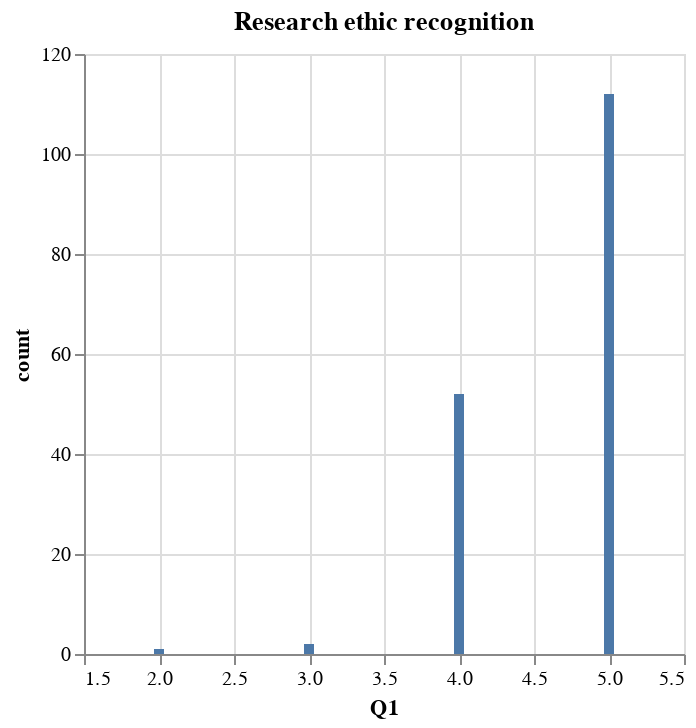

Write notebook code for a chart like this one.
### Code cell
# 
# 가. 연구자의 연구윤리 인식과 실천의 중요성 인식 
# Research ethic recognition
# 
rer_value_counts = df.select(pl.col("Q1").value_counts(sort=True))
ResearchEthicRecognition = rer_value_counts.unnest("Q1")

alt.Chart(ResearchEthicRecognition).mark_bar().encode(
    x="Q1",
    y="count"
).properties(
    title="Research ethic recognition"
)

### Figure 1 — Vega-Lite specification as saved in the notebook (floating-point values rounded to 4 significant figures)
{"config": {"view": {"continuousWidth": 300, "continuousHeight": 300}}, "data": {"name": "data-3615fc6c63944b0452d41cbaa3ec53dc"}, "mark": {"type": "bar"}, "encoding": {"x": {"field": "Q1", "type": "quantitative"}, "y": {"field": "count", "type": "quantitative"}}, "title": "Research ethic recognition", "$schema": "https://vega.github.io/schema/vega-lite/v5.20.1.json", "datasets": {"data-3615fc6c63944b0452d41cbaa3ec53dc": [{"Q1": 5, "count": 112}, {"Q1": 4, "count": 52}, {"Q1": 3, "count": 2}, {"Q1": 2, "count": 1}]}}
